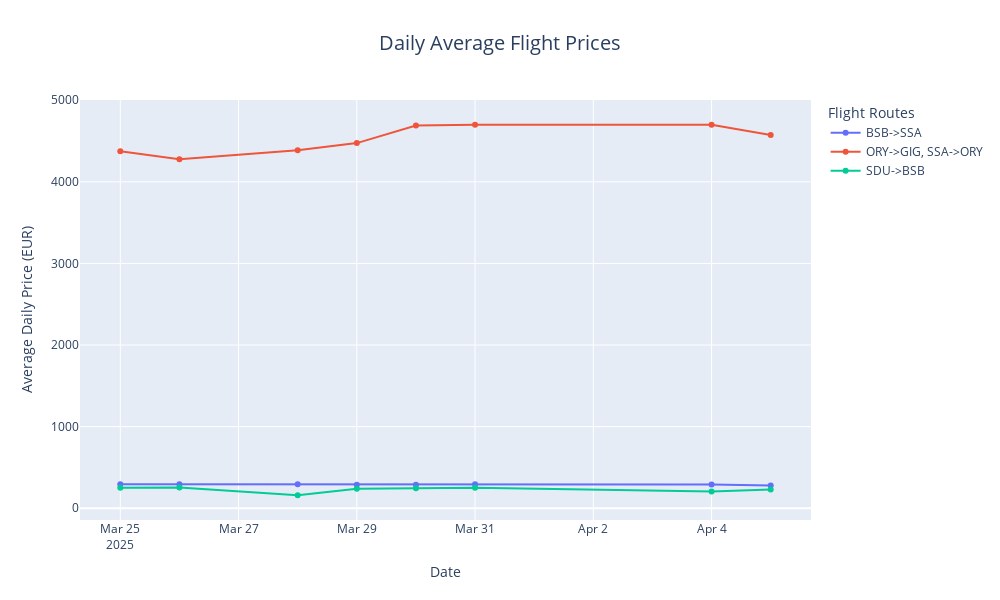

Notebook source saved alongside this figure:
### Markdown cell above
## Daily Price Trends Analysis

### Code cell
# Calculate daily average prices
df['Date'] = pd.to_datetime(df['Date'])
daily_avg = df.groupby(['Date', 'Flight'])['Price_EUR'].mean().reset_index()

# Create interactive daily price trend chart
fig = px.line(daily_avg, x='Date', y='Price_EUR', color='Flight',
              title='Daily Average Flight Prices',
              labels={'Date': 'Date', 'Price_EUR': 'Average Daily Price (EUR)', 'Flight': 'Flight Route'},
              markers=True)

# Improve the layout
fig.update_layout(
    xaxis_title='Date',
    yaxis_title='Average Daily Price (EUR)',
    legend_title='Flight Routes',
    height=600,
    width=1000,
    hovermode='closest',
    hoverlabel=dict(bgcolor="white", font_size=12),
    title=dict(font=dict(size=20), x=0.5)
)

# Add hover information
fig.update_traces(hovertemplate='<b>%{fullData.name}</b><br>Date: %{x|%Y-%m-%d}<br>Avg Price: €%{y:.2f}')

# Show the plot
fig.show()

### Figure 1 — Plotly figure (JSON) as saved in the notebook; plotly's stock layout.template omitted (floating-point values rounded to 4 significant figures)
{"data": [{"hovertemplate": "<b>%{fullData.name}</b><br>Date: %{x|%Y-%m-%d}<br>Avg Price: €%{y:.2f}", "legendgroup": "BSB->SSA", "line": {"color": "#636efa", "dash": "solid"}, "marker": {"symbol": "circle"}, "mode": "lines+markers", "name": "BSB->SSA", "orientation": "v", "showlegend": true, "type": "scatter", "x": ["2025-03-25T00:00:00.000000000", "2025-03-26T00:00:00.000000000", "2025-03-28T00:00:00.000000000", "2025-03-29T00:00:00.000000000", "2025-03-30T00:00:00.000000000", "2025-03-31T00:00:00.000000000", "2025-04-04T00:00:00.000000000", "2025-04-05T00:00:00.000000000"], "xaxis": "x", "y": [292.8, 292.8, 292.8, 289.2, 288.2, 292.8, 292.3, 279.2], "yaxis": "y"}, {"hovertemplate": "<b>%{fullData.name}</b><br>Date: %{x|%Y-%m-%d}<br>Avg Price: €%{y:.2f}", "legendgroup": "ORY->GIG, SSA->ORY", "line": {"color": "#EF553B", "dash": "solid"}, "marker": {"symbol": "circle"}, "mode": "lines+markers", "name": "ORY->GIG, SSA->ORY", "orientation": "v", "showlegend": true, "type": "scatter", "x": ["2025-03-25T00:00:00.000000000", "2025-03-26T00:00:00.000000000", "2025-03-28T00:00:00.000000000", "2025-03-29T00:00:00.000000000", "2025-03-30T00:00:00.000000000", "2025-03-31T00:00:00.000000000", "2025-04-04T00:00:00.000000000", "2025-04-05T00:00:00.000000000"], "xaxis": "x", "y": [4375.0, 4276.0, 4387.0, 4475.0, 4689.0, 4699.0, 4700.0, 4573.0], "yaxis": "y"}, {"hovertemplate": "<b>%{fullData.name}</b><br>Date: %{x|%Y-%m-%d}<br>Avg Price: €%{y:.2f}", "legendgroup": "SDU->BSB", "line": {"color": "#00cc96", "dash": "solid"}, "marker": {"symbol": "circle"}, "mode": "lines+markers", "name": "SDU->BSB", "orientation": "v", "showlegend": true, "type": "scatter", "x": ["2025-03-25T00:00:00.000000000", "2025-03-26T00:00:00.000000000", "2025-03-28T00:00:00.000000000", "2025-03-29T00:00:00.000000000", "2025-03-30T00:00:00.000000000", "2025-03-31T00:00:00.000000000", "2025-04-04T00:00:00.000000000", "2025-04-05T00:00:00.000000000"], "xaxis": "x", "y": [250.3, 252.6, 159.1, 238.8, 244.4, 250.6, 204.2, 230.8], "yaxis": "y"}], "layout": {"height": 600, "hoverlabel": {"bgcolor": "white", "font": {"size": 12}}, "hovermode": "closest", "legend": {"title": {"text": "Flight Routes"}, "tracegroupgap": 0}, "title": {"font": {"size": 20}, "text": "Daily Average Flight Prices", "x": 0.5}, "width": 1000, "xaxis": {"anchor": "y", "domain": [0, 1], "title": {"text": "Date"}}, "yaxis": {"anchor": "x", "domain": [0, 1], "title": {"text": "Average Daily Price (EUR)"}}}}
